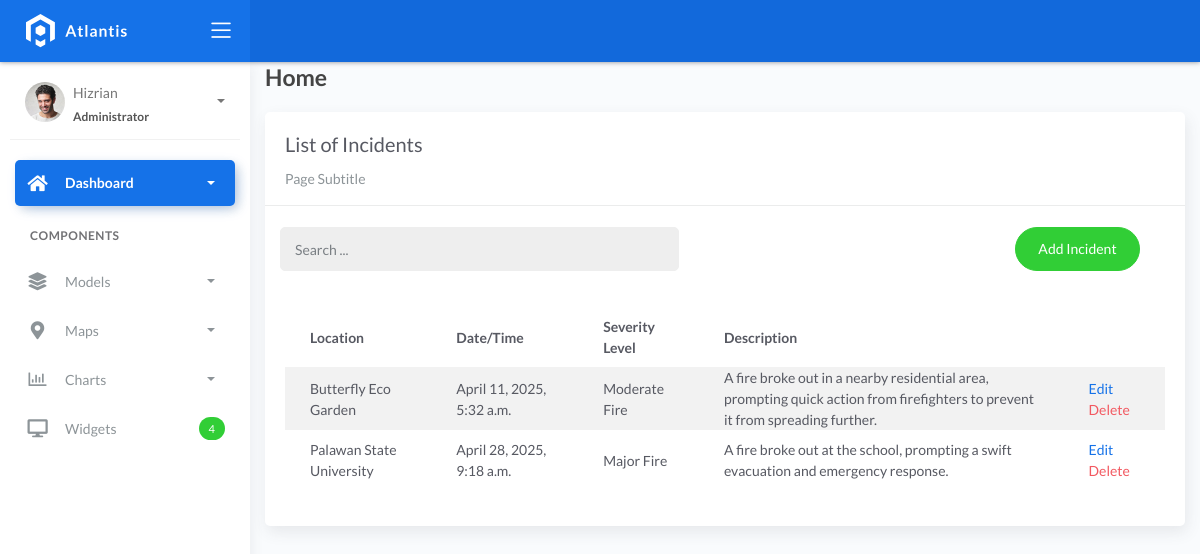
Before: /incident_list/ with the older database file.
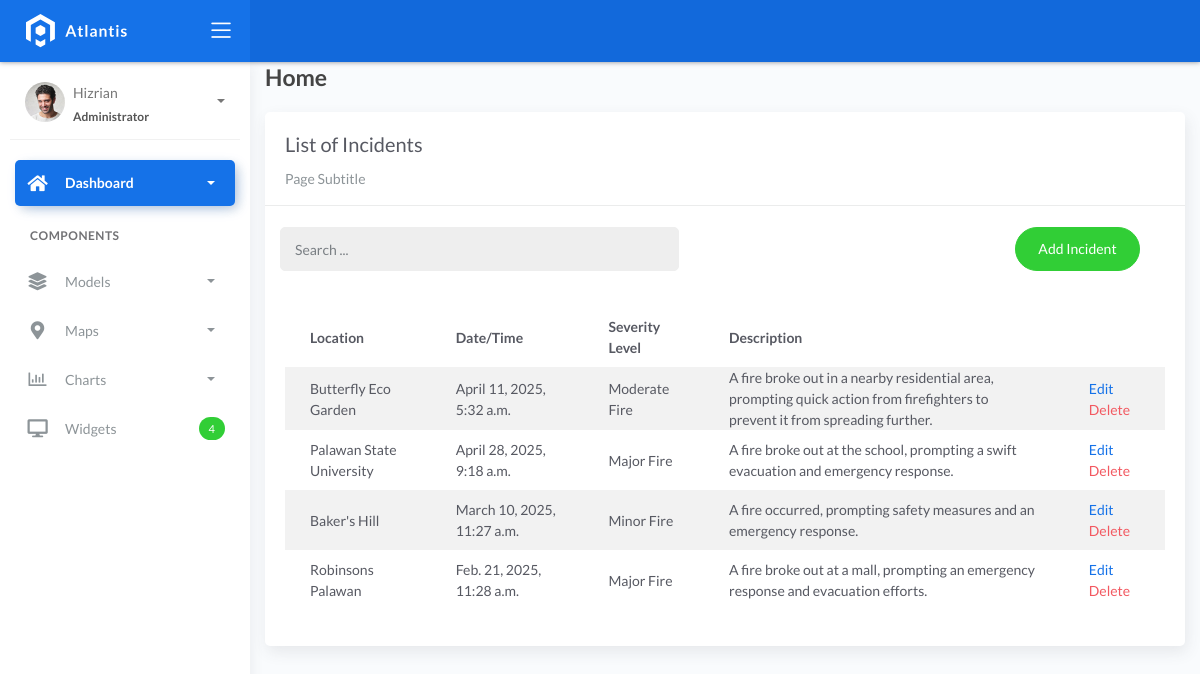
After: the same page with the newer database file.
### fire/models.py (models this page shows)
class BaseModel(models.Model):
    created_at = models.DateTimeField(auto_now_add=True, db_index=True)
    updated_at = models.DateTimeField(auto_now=True)
    class Meta:
        abstract = True

class Incident(BaseModel):
    SEVERITY_CHOICES = (
        ('Minor Fire', 'Minor Fire'),
        ('Moderate Fire', 'Moderate Fire'),
        ('Major Fire', 'Major Fire'),
    )
    location = models.ForeignKey(Locations, on_delete=models.CASCADE)
    date_time = models.DateTimeField(blank=True, null=True)
    severity_level = models.CharField(max_length=45, choices=SEVERITY_CHOICES)
    description = models.CharField(max_length=250)

class Locations(BaseModel):
    name = models.CharField(max_length=150)
    latitude = models.DecimalField(
        max_digits=22, decimal_places=16, null=True, blank=True)
    longitude = models.DecimalField(
        max_digits=22, decimal_places=16, null=True, blank=True)
    address = models.CharField(max_length=150)
    city = models.CharField(max_length=150)  # can be in separate table
    country = models.CharField(max_length=150)  # can be in separate table
    def __str__(self):
        return self.name

### fire/views.py (the view)
# urls.py: path('incident_list/', a.IncidentList.as_view(), name='incident-list'),
class IncidentList(ListView):
    model = Incident
    context_object_name = 'incident'
    template_name = 'incident_list.html'
    paginate_by = 5
    def get_queryset(self, *args, **kwargs):
        qs = super(IncidentList, self).get_queryset(*args, **kwargs)
        if self.request.GET.get("q") != None:
            query = self.request.GET.get('q')
            qs = qs.filter(Q(name__icontains=query) |
                        Q(description__icontains=query))
        return qs

### templates/incident_list.html (shortened to what this page needs)
{% extends 'base.html' %} {% load static %} {% block content %}
<div class="content">
    <div class="container-fluid">
        <h4 class="page-title">Home</h4>
        <div class="row">
            <div class="col-md-12">
                <div class="card">
                    <div class="card-header">
                        <div class="card-title">List of Incidents</div>
                        <div class="card-category">Page Subtitle</div>
                    </div>
                    <br>
                        <div class="col-md-12 row">
                            <div class="col-md-6">
                                <form class="navbar-left navbar-form nav-search mr-md-3" action="{% url 'incident-list' %}">
                                    <div class="input-group">
                                        <input type="text" placeholder="Search ..." class="form-control" name="q">
                                        <div class="input-group-append">
                                        <span class="input-group-text">
                                        </span>
                                        </div>
                                    </div>
                                </form>
                            </div>
                            <div class="col-md-6">
                                <div class="pull-right">
                                    <a href="{% url 'incident-add' %}" class="btn btn-success btn-rounded">Add Incident</a>
                                </div>
                            </div>
                        </div>
                    <div class="card-body">
                        <table class="table table-striped mt-3">
                            <thead>
                                <tr>
                                    <th scope="col">Location</th>
                                    <th scope="col">Date/Time</th>
                                    <th scope="col">Severity Level</th>
                                    <th scope="col">Description</th>
                                </tr>
                            </thead>
                            <tbody>
                                {% for object in object_list %}
                                <tr>
                                    <td>{{ object.location }}</td>
                                    <td>{{ object.date_time }}</td>
                                    <td>{{ object.severity_level }}</td>
                                    <td>{{ object.description }}</td>
                                    <td>
                                        <a href="/incident_list/{{ object.id }}">Edit</a>
                                        <a href="/incident_list/{{ object.id }}/delete" class="text-danger">Delete</a>
                                    </td>
                                </tr>
                                {% empty %}
                                <tr>
                                    <td colspan="4" style="text-align: center">
                                    <p class="text-sm font-weight-bold mb-0">No Records Found</p>
                                    </td>
                                </tr>
                                {% endfor %}
                            </tbody>
                        </table>
                    </div>
                </div>
            </div>
        </div>
    </div>
</div>
{% endblock %}

Changed rows visible on the page:
added Incident: location "Baker's Hill", date_time "March 10, 2025, 11:27 a.m.", severity_level "Minor Fire", description "A fire occurred, prompting safety measures and an emergency response."
added Incident: location "Robinsons Palawan", date_time "Feb. 21, 2025, 11:28 a.m.", severity_level "Major Fire", description "A fire broke out at a mall, prompting an emergency response and evacuation efforts."
